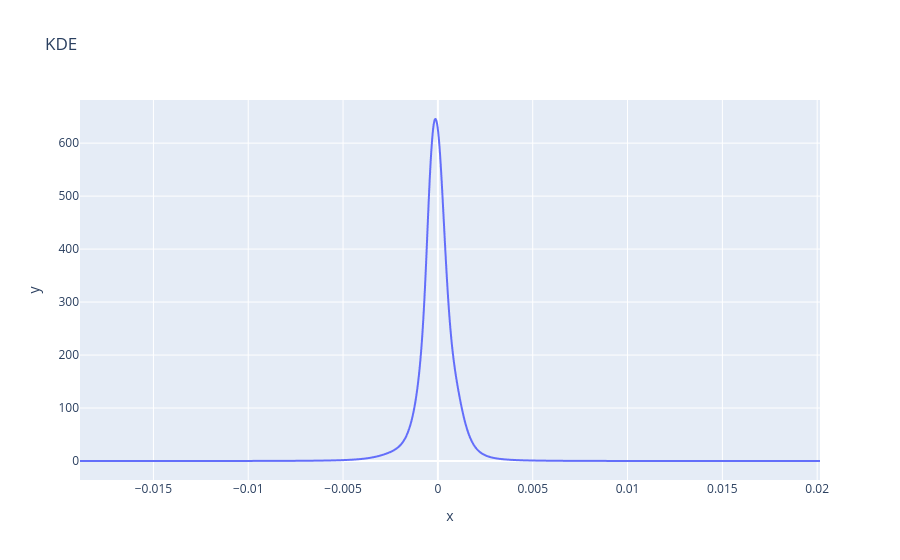

Here is the notebook cell this chart was saved with:
### Code cell
# KDE ESTIMATION
kde, density = fit_kde_model(Z_t, params, grid=grid)
# print("KDE Integral: ", trapezoid(density/trapezoid(density, kde.grid), kde.grid))

# KDE VISUALIZATION
fig = px.line(x=grid, y=density, title="KDE")
fig.show()

### Figure 1 — Plotly figure (JSON) as saved in the notebook; plotly's stock layout.template omitted (floating-point values rounded to 4 significant figures; data arrays with more than 128 entries replaced by an {"elided": "..."} marker saying what was removed)
{"data": [{"hovertemplate": "x=%{x}<br>y=%{y}<extra></extra>", "legendgroup": "", "line": {"color": "#636efa", "dash": "solid"}, "marker": {"symbol": "circle"}, "mode": "lines", "name": "", "showlegend": false, "type": "scattergl", "x": {"elided": "5001 float values"}, "xaxis": "x", "y": {"elided": "5001 float values"}, "yaxis": "y"}], "layout": {"legend": {"tracegroupgap": 0}, "title": {"text": "KDE"}, "xaxis": {"anchor": "y", "domain": [0, 1], "title": {"text": "x"}}, "yaxis": {"anchor": "x", "domain": [0, 1], "title": {"text": "y"}}}}
